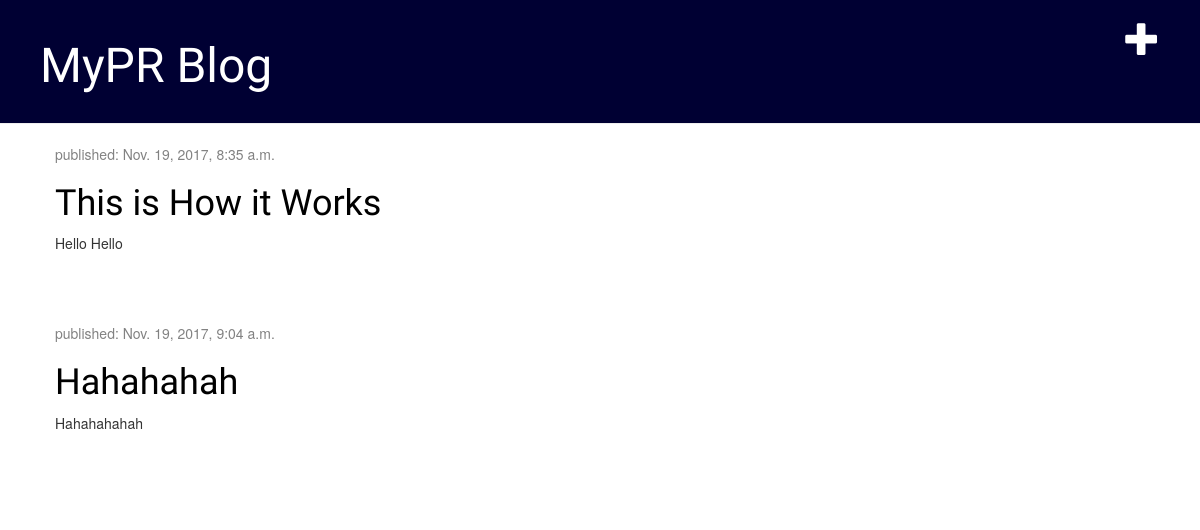
Before: / with the older database file.
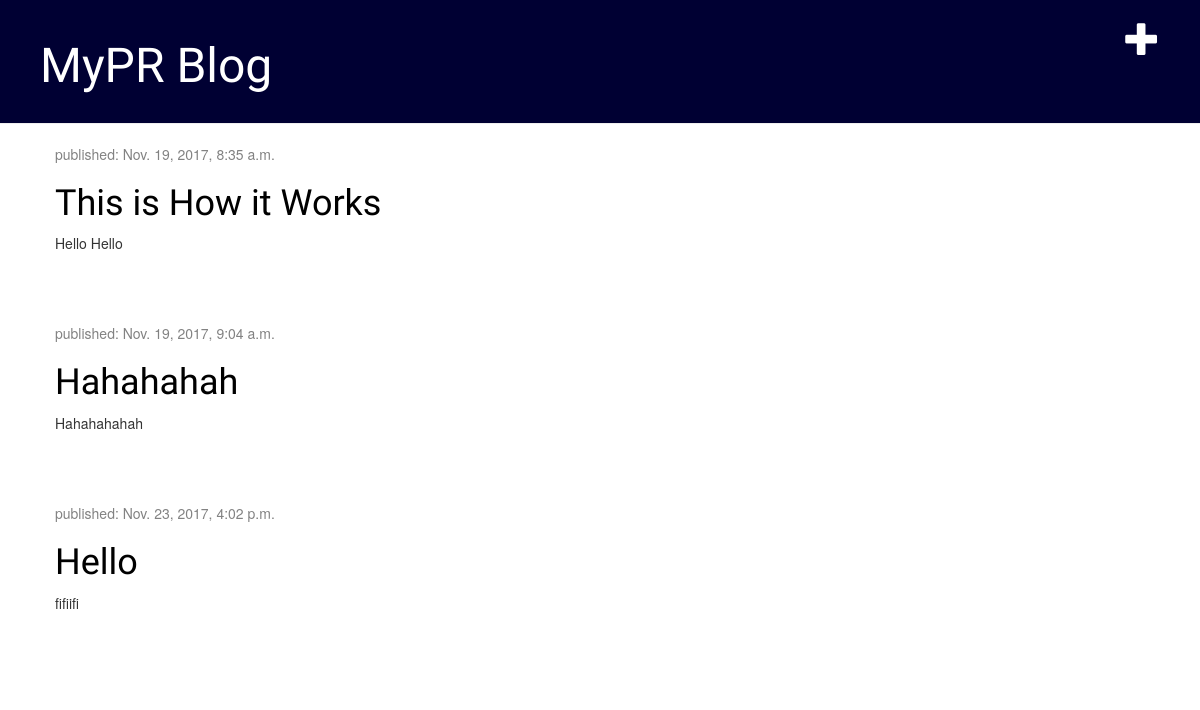
After: the same page with the newer database file.
### Blog/models.py (models this page shows, shortened)
class Post(models.Model):
	author = models.ForeignKey('auth.User')
	title = models.CharField(max_length=100)
	text = models.TextField()
	created_date = models.DateTimeField(default=timezone.now)
	published_date = models.DateTimeField(blank=True, null=True)

### Blog/views.py (the view)
# urls.py: url(r'^$', views.post_list, name = 'post_list'),
def post_list(request):
	posts = Post.objects.filter(published_date__lte=timezone.now()).order_by('published_date')
	return render(request, 'blog/post_list.html', {'posts':posts})

### Blog/templates/blog/post_list.html (shortened to what this page needs)
{% extends 'blog/base.html' %}
{% load staticfiles %}
            {% block content %}
            {% for post in posts %}
                <div class="post">
                    <div class="date">
                        <p>published: {{ post.published_date }}</p>
                    </div>
                    <h1><a href="">{{ post.title }}</a></h1>
                    <p>{{ post.text|linebreaksbr }}</p>
                </div>
            {% endfor %}
            {% endblock %}

### Blog/templates/blog/base.html (shortened to what this page needs)
{% load staticfiles %}
<html>
    <head>
        <link rel="stylesheet" href="//maxcdn.bootstrapcdn.com/bootstrap/3.2.0/css/bootstrap.min.css">
        <link rel="stylesheet" href="//maxcdn.bootstrapcdn.com/bootstrap/3.2.0/css/bootstrap-theme.min.css">
        <link rel="stylesheet" href="{% static 'css/blog.css' %}">
    </head>
    <body>
     <div class="page-header">
        <a href="{% url 'post_new' %}" class="top-menu"><span class="glyphicon glyphicon-plus"></span></a>
        <h1><a href="/">MyPR Blog</a></h1>
    </div>
    <div class="content container">
        <div class="row">
            <div class="col-md-8">
            {% block content %}
            {% endblock %}
            </div>
        </div>
    </div>
    </body>
</html>

### Blog/static/css/blog.css (style rules this page uses)
.page-header { background-color: #000033; margin-top: 0; padding: 20px 20px 20px 40px; }
.page-header h1, .page-header h1 a, .page-header h1 a:visited, .page-header h1 a:active { color: #ffffff; font-size: 36pt; text-decoration: none; }
.content { margin-left: 40px; }
h1, h2, h3, h4 { font-family: 'Lobster', cursive; }
.date { color: #828282; }
.top-menu, .top-menu:hover, .top-menu:visited { color: #ffffff; float: right; font-size: 26pt; margin-right: 20px; }
.post { margin-bottom: 70px; }
.post h1 a, .post h1 a:visited { color: #000000; }

Changed rows visible on the page:
added Post: published_date "Nov. 23, 2017, 4:02 p.m.", title "Hello", text "fifiifi"
